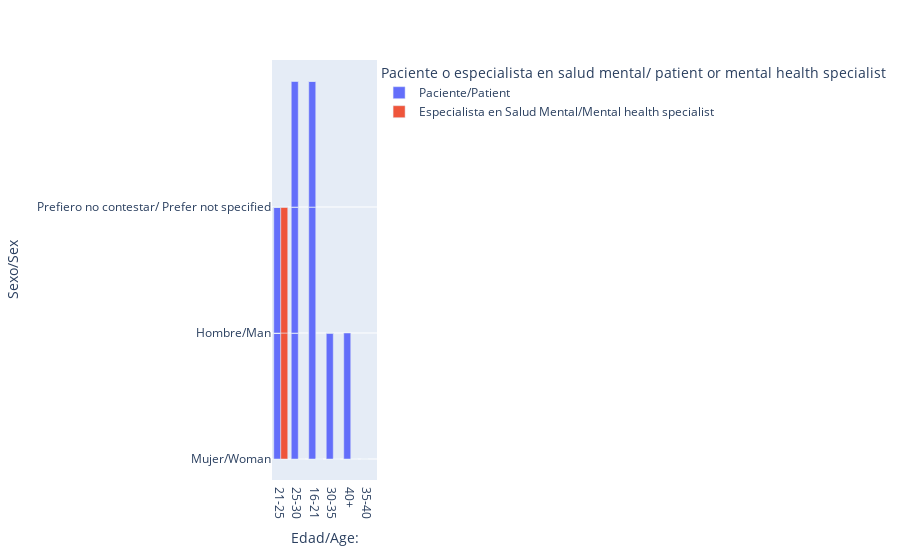

This figure's notebook cell:
### Code cell
import plotly.express as px
df1 = px.data.tips()
fig = px.bar(df, x="Edad/Age:", y="Sexo/Sex", color="Paciente o especialista en salud mental/ patient or mental health specialist", barmode="group")
plt.savefig("patient.png")
fig.show()

### Figure 1 — Plotly figure (JSON) as saved in the notebook; plotly's stock layout.template omitted (floating-point values rounded to 4 significant figures)
{"data": [{"alignmentgroup": "True", "hovertemplate": "Paciente o especialista en salud mental/ patient or mental health specialist=Paciente/Patient<br>Edad/Age:=%{x}<br>Sexo/Sex=%{y}<extra></extra>", "legendgroup": "Paciente/Patient", "marker": {"color": "#636efa", "pattern": {"shape": ""}}, "name": "Paciente/Patient", "offsetgroup": "Paciente/Patient", "orientation": "v", "showlegend": true, "textposition": "auto", "type": "bar", "x": ["21-25", "25-30", "21-25", "21-25", "16-21", "25-30", "25-30", "21-25", "25-30", "21-25", "21-25", "16-21", "16-21", "21-25", "30-35", "30-35", "21-25", "25-30", "16-21", "21-25", "21-25", "40+", "25-30", "40+", "35-40", "21-25", "25-30", "21-25", "40+", "40+", "30-35", "16-21", "25-30", "21-25", "25-30", "21-25", "25-30", "16-21", "21-25", "16-21", "16-21", "25-30", "21-25", "25-30", "21-25", "21-25", "21-25", "25-30", "21-25", "21-25", "21-25", "21-25", "25-30", "21-25", "16-21", "21-25", "21-25", "21-25", "16-21", "16-21", "21-25", "21-25", "16-21", "21-25", "40+", "21-25", "16-21", "25-30", "30-35", "30-35"], "xaxis": "x", "y": ["Mujer/Woman", "Mujer/Woman", "Mujer/Woman", "Mujer/Woman", "Mujer/Woman", "Mujer/Woman", "Mujer/Woman", "Mujer/Woman", "Mujer/Woman", "Mujer/Woman", "Mujer/Woman", "Mujer/Woman", "Mujer/Woman", "Mujer/Woman", "Mujer/Woman", "Mujer/Woman", "Mujer/Woman", "Mujer/Woman", "Mujer/Woman", "Mujer/Woman", "Mujer/Woman", "Mujer/Woman", "Mujer/Woman", "Mujer/Woman", "Mujer/Woman", "Mujer/Woman", "Hombre/Man", "Mujer/Woman", "Mujer/Woman", "Mujer/Woman", "Hombre/Man", "Mujer/Woman", "Mujer/Woman", "Hombre/Man", "Mujer/Woman", "Mujer/Woman", "Hombre/Man", "Mujer/Woman", "Mujer/Woman", "Mujer/Woman", "Prefiero no contestar/ Prefer not specified", "Mujer/Woman", "Mujer/Woman", "Mujer/Woman", "Mujer/Woman", "Mujer/Woman", "Mujer/Woman", "Hombre/Man", "Mujer/Woman", "Mujer/Woman", "Mujer/Woman", "Mujer/Woman", "Mujer/Woman", "Mujer/Woman", "Mujer/Woman", "Mujer/Woman", "Mujer/Woman", "Hombre/Man", "Hombre/Man", "Mujer/Woman", "Mujer/Woman", "Mujer/Woman", "Mujer/Woman", "Mujer/Woman", "Hombre/Man", "Mujer/Woman", "Mujer/Woman", "Mujer/Woman", "Mujer/Woman", "Mujer/Woman"], "yaxis": "y"}, {"alignmentgroup": "True", "hovertemplate": "Paciente o especialista en salud mental/ patient or mental health specialist=Especialista en Salud Mental/Mental health specialist<br>Edad/Age:=%{x}<br>Sexo/Sex=%{y}<extra></extra>", "legendgroup": "Especialista en Salud Mental/Mental health specialist", "marker": {"color": "#EF553B", "pattern": {"shape": ""}}, "name": "Especialista en Salud Mental/Mental health specialist", "offsetgroup": "Especialista en Salud Mental/Mental health specialist", "orientation": "v", "showlegend": true, "textposition": "auto", "type": "bar", "x": ["25-30", "30-35", "21-25", "21-25", "16-21", "21-25", "16-21", "30-35", "16-21", "21-25", "40+"], "xaxis": "x", "y": ["Mujer/Woman", "Mujer/Woman", "Hombre/Man", "Hombre/Man", "Mujer/Woman", "Mujer/Woman", "Mujer/Woman", "Mujer/Woman", "Mujer/Woman", "Mujer/Woman", "Mujer/Woman"], "yaxis": "y"}], "layout": {"barmode": "group", "legend": {"title": {"text": "Paciente o especialista en salud mental/ patient or mental health specialist"}, "tracegroupgap": 0}, "margin": {"t": 60}, "xaxis": {"anchor": "y", "domain": [0, 1], "title": {"text": "Edad/Age:"}}, "yaxis": {"anchor": "x", "domain": [0, 1], "title": {"text": "Sexo/Sex"}}}}
